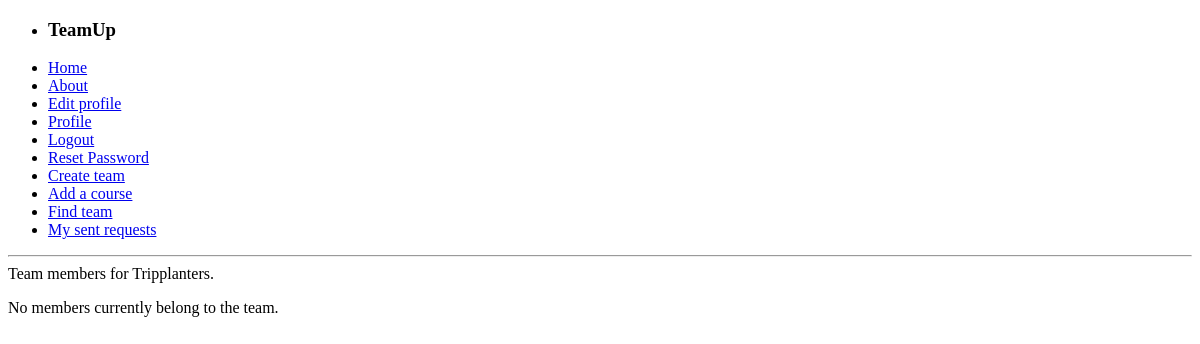
Page /teambuilder/team/tripplanters/view-members/ (signed in) on the earlier database version.
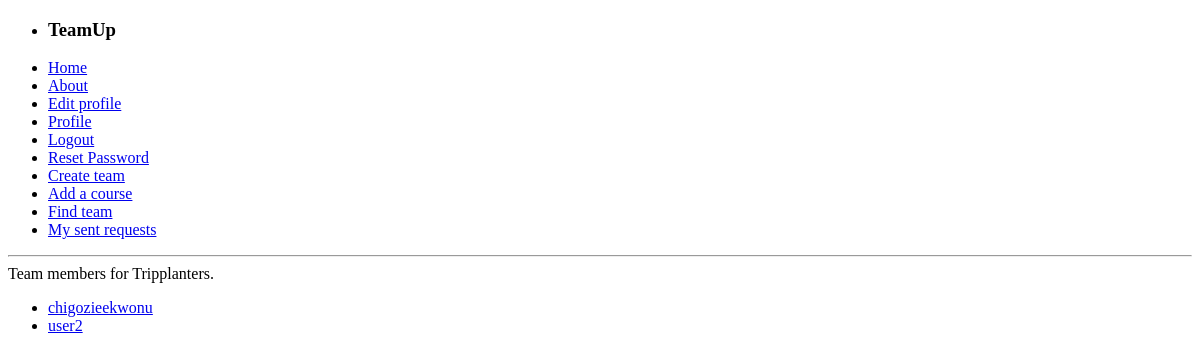
Same page on the later database version.
### teambuilder/models.py (models this page shows, shortened)
class Memberrequest(models.Model):
    user=models.ForeignKey(User)
    status=models.CharField(max_length=10, default="pending")
    request_date=models.DateTimeField(default=datetime.now(), null=False)
    team = models.ForeignKey(Team)

### teambuilder/views.py (the view)
# urls.py: url(r'^team/(?P<team_name_slug>[\w\-]+)/view-members/$', views.view_team_members, name='view_team_members'),
@login_required
def view_team_members(request, team_name_slug):
    user = request.user
    context_dict = {}
    try:
        team = Team.objects.get(slug=team_name_slug)
        if team.creator == user:
            requests = Memberrequest.objects.filter(team=team,status="accepted")
            context_dict['requests'] = requests
            context_dict['team'] = team
    except Team.DoesNotExist:
        return HttpResponse("Invalid team provided")
    return render(request, 'teambuilder/view_team_members.html', context_dict)

### templates/teambuilder/view_team_members.html (shortened to what this page needs)
{% extends 'base.html' %}
{% block body_block %}
    Team members for {{team.name}}.
    {% if requests %}
        <ul>
            {% for request in requests %}
                <li><a href="/teambuilder/profile/{{request.user.username}}/">{{request.user.username}}</a></li>
            {% endfor %}
        </ul>
    {% else %}
        <p>No members currently belong to the team.</p>
    {% endif %}
{% endblock %}

Differences in the rows shown:
added Memberrequest: user.username "chigozieekwonu"
added Memberrequest: user.username "user2"
Other differences:
text no longer shown: "No members currently belong to the team."
